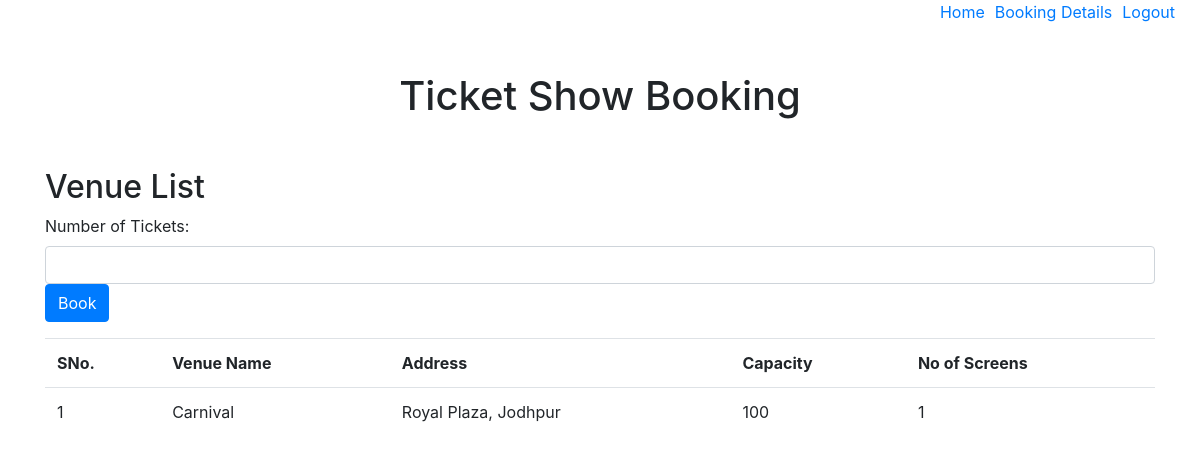
The page /select_venue?show_id=1 (signed in) on the database its author committed.
### application/models.py (models this page shows, shortened)
class Venue(db.Model):
    __tablename__ = 'Venue'
    venue_id = db.Column(db.Integer, primary_key=True)
    venue_name = db.Column(db.String(100), nullable=False)
    place = db.Column(db.String(150), nullable=False)
    capacity = db.Column(db.Integer, nullable=False)
    no_of_screens = db.Column(db.Integer, nullable=False)
    bookings = db.relationship('Booking', backref='Venue', lazy=True)
    shows = db.relationship('Show', backref='Venue', lazy=True)

### application/controllers.py (the view)
@app.route('/select_venue')
@login_required
def select_venue():
    show_id = int(request.args.get('show_id'))
    venue_list = Venue.query.join(Show).filter(Show.show_id == show_id).all()
    return render_template('select_venue.html', user=current_user, venue_list=venue_list, show_id=show_id)

### application/__init__.py (called while the page is built)
    @login_manager.user_loader
    def load_user(user_id):
        return User.query.get(int(user_id))

### application/templates/select_venue.html (shortened to what this page needs)
{% extends 'base.html' %}
{% block body %}
    <div class="container-fluid">
    <div class="d-flex justify-content-end">
        <a href="/ticket_booking_page" style="padding-right: 10px;">Home</a>
        <a href="/booking_details" style="padding-right: 10px;">Booking Details</a>
        <a href="/logout" style="padding-right: 10px;">Logout</a>
    </div>
    <div class="container mt-5">
        <h1 class="text-center mb-5">Ticket Show Booking</h1>
        <div>
            <h2>Venue List</h2>
            <table class="table table-hover">
                <tr>
                    <th>SNo.</th>
                    <th>Venue Name</th>
                    <th>Address</th>
                    <th>Capacity</th>
                    <th>No of Screens</th>
                </tr>
                {% for row in venue_list %}
                <form action="{{ url_for('book_ticket', venue_id=row.venue_id, show_id=show_id) }}" method="POST">
                  <div class="form-group">
                    <label for="tickets" class="mr-3">Number of Tickets:</label>
                    <input type="number" name="tickets" id="tickets" min="1" max="{{ row.capacity }}" class="form-control mr-3">
                    <button type="submit" class="btn btn-primary" onclick="return confirm('Confirm to Book Tickets?')">Book</button>
                  </div>
                </form>
                <tr>
                    <td>{{ row.venue_id }}</td>
                    <td>{{ row.venue_name }}</td>
                    <td>{{ row.place }}</td>
                    <td>{{ row.capacity }}</td>
                    <td>{{ row.no_of_screens }}</td>
                </tr>
                {% endfor %}
            </table>
        </div>
    </div>
    </div>
{% endblock %}

### rows shown on the page
Venue: venue_id "1", venue_name "Carnival", place "Royal Plaza, Jodhpur", capacity "100", no_of_screens "1"
